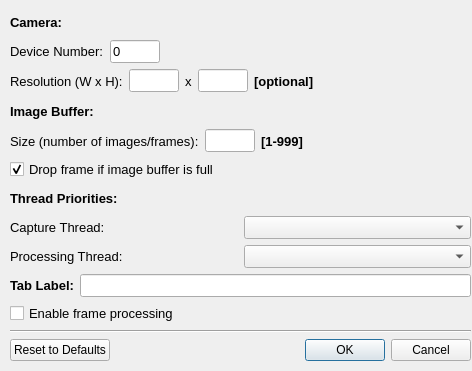
<?xml version="1.0" encoding="UTF-8"?>
<ui version="4.0">
 <class>CameraConnectDialog</class>
 <widget class="QDialog" name="CameraConnectDialog">
  <property name="geometry">
   <rect>
    <x>0</x>
    <y>0</y>
    <width>472</width>
    <height>371</height>
   </rect>
  </property>
  <property name="windowTitle">
   <string>Connect to Camera</string>
  </property>
  <widget class="QWidget" name="layoutWidget">
   <property name="geometry">
    <rect>
     <x>10</x>
     <y>10</y>
     <width>461</width>
     <height>351</height>
    </rect>
   </property>
   <layout class="QVBoxLayout" name="verticalLayout_4">
    <item>
     <layout class="QVBoxLayout" name="verticalLayout_3">
      <item>
       <widget class="QLabel" name="label_1">
        <property name="font">
         <font>
          <pointsize>10</pointsize>
          <weight>75</weight>
          <bold>true</bold>
         </font>
        </property>
        <property name="text">
         <string>Camera:</string>
        </property>
       </widget>
      </item>
      <item>
       <layout class="QHBoxLayout" name="horizontalLayout_2">
        <item>
         <widget class="QLabel" name="label_9">
          <property name="font">
           <font>
            <pointsize>10</pointsize>
            <weight>50</weight>
            <bold>false</bold>
           </font>
          </property>
          <property name="text">
           <string>Device Number:</string>
          </property>
         </widget>
        </item>
        <item>
         <widget class="QLineEdit" name="deviceNumberEdit">
          <property name="enabled">
           <bool>true</bool>
          </property>
          <property name="sizePolicy">
           <sizepolicy hsizetype="Fixed" vsizetype="Fixed">
            <horstretch>0</horstretch>
            <verstretch>0</verstretch>
           </sizepolicy>
          </property>
          <property name="minimumSize">
           <size>
            <width>50</width>
            <height>0</height>
           </size>
          </property>
          <property name="maximumSize">
           <size>
            <width>50</width>
            <height>16777215</height>
           </size>
          </property>
          <property name="font">
           <font>
            <pointsize>10</pointsize>
            <weight>50</weight>
            <italic>false</italic>
            <bold>false</bold>
           </font>
          </property>
          <property name="toolTip">
           <string extracomment="Camera number, string from 0."/>
          </property>
          <property name="text">
           <string>0</string>
          </property>
         </widget>
        </item>
        <item>
         <spacer name="horizontalSpacer_1">
          <property name="orientation">
           <enum>Qt::Horizontal</enum>
          </property>
          <property name="sizeHint" stdset="0">
           <size>
            <width>40</width>
            <height>20</height>
           </size>
          </property>
         </spacer>
        </item>
       </layout>
      </item>
      <item>
       <layout class="QHBoxLayout" name="horizontalLayout_8">
        <item>
         <widget class="QLabel" name="label_11">
          <property name="font">
           <font>
            <pointsize>10</pointsize>
            <weight>50</weight>
            <bold>false</bold>
           </font>
          </property>
          <property name="text">
           <string>Resolution (W x H):</string>
          </property>
         </widget>
        </item>
        <item>
         <widget class="QLineEdit" name="resWEdit">
          <property name="enabled">
           <bool>true</bool>
          </property>
          <property name="sizePolicy">
           <sizepolicy hsizetype="Fixed" vsizetype="Fixed">
            <horstretch>0</horstretch>
            <verstretch>0</verstretch>
           </sizepolicy>
          </property>
          <property name="minimumSize">
           <size>
            <width>50</width>
            <height>0</height>
           </size>
          </property>
          <property name="maximumSize">
           <size>
            <width>50</width>
            <height>16777215</height>
           </size>
          </property>
          <property name="font">
           <font>
            <pointsize>10</pointsize>
            <weight>50</weight>
            <italic>false</italic>
            <bold>false</bold>
           </font>
          </property>
         </widget>
        </item>
        <item>
         <widget class="QLabel" name="label_13">
          <property name="font">
           <font>
            <pointsize>10</pointsize>
            <weight>50</weight>
            <bold>false</bold>
           </font>
          </property>
          <property name="text">
           <string>x</string>
          </property>
         </widget>
        </item>
        <item>
         <widget class="QLineEdit" name="resHEdit">
          <property name="enabled">
           <bool>true</bool>
          </property>
          <property name="sizePolicy">
           <sizepolicy hsizetype="Fixed" vsizetype="Fixed">
            <horstretch>0</horstretch>
            <verstretch>0</verstretch>
           </sizepolicy>
          </property>
          <property name="minimumSize">
           <size>
            <width>50</width>
            <height>0</height>
           </size>
          </property>
          <property name="maximumSize">
           <size>
            <width>50</width>
            <height>16777215</height>
           </size>
          </property>
          <property name="font">
           <font>
            <pointsize>10</pointsize>
            <weight>50</weight>
            <italic>false</italic>
            <bold>false</bold>
           </font>
          </property>
         </widget>
        </item>
        <item>
         <widget class="QLabel" name="label_12">
          <property name="font">
           <font>
            <pointsize>10</pointsize>
            <weight>75</weight>
            <bold>true</bold>
           </font>
          </property>
          <property name="text">
           <string>[optional]</string>
          </property>
         </widget>
        </item>
        <item>
         <spacer name="horizontalSpacer_4">
          <property name="orientation">
           <enum>Qt::Horizontal</enum>
          </property>
          <property name="sizeHint" stdset="0">
           <size>
            <width>40</width>
            <height>20</height>
           </size>
          </property>
         </spacer>
        </item>
       </layout>
      </item>
      <item>
       <widget class="QLabel" name="label_3">
        <property name="font">
         <font>
          <pointsize>10</pointsize>
          <weight>75</weight>
          <bold>true</bold>
         </font>
        </property>
        <property name="text">
         <string>Image Buffer:</string>
        </property>
       </widget>
      </item>
      <item>
       <layout class="QHBoxLayout" name="horizontalLayout">
        <item>
         <widget class="QLabel" name="label_2">
          <property name="font">
           <font>
            <pointsize>10</pointsize>
            <weight>50</weight>
            <bold>false</bold>
           </font>
          </property>
          <property name="text">
           <string>Size (number of images/frames):</string>
          </property>
         </widget>
        </item>
        <item>
         <widget class="QLineEdit" name="imageBufferSizeEdit">
          <property name="sizePolicy">
           <sizepolicy hsizetype="Minimum" vsizetype="Fixed">
            <horstretch>0</horstretch>
            <verstretch>0</verstretch>
           </sizepolicy>
          </property>
          <property name="minimumSize">
           <size>
            <width>50</width>
            <height>0</height>
           </size>
          </property>
          <property name="maximumSize">
           <size>
            <width>50</width>
            <height>16777215</height>
           </size>
          </property>
          <property name="font">
           <font>
            <pointsize>10</pointsize>
           </font>
          </property>
         </widget>
        </item>
        <item>
         <widget class="QLabel" name="label_4">
          <property name="font">
           <font>
            <pointsize>10</pointsize>
            <weight>75</weight>
            <bold>true</bold>
           </font>
          </property>
          <property name="text">
           <string>[1-999]</string>
          </property>
         </widget>
        </item>
        <item>
         <spacer name="horizontalSpacer_2">
          <property name="orientation">
           <enum>Qt::Horizontal</enum>
          </property>
          <property name="sizeHint" stdset="0">
           <size>
            <width>40</width>
            <height>20</height>
           </size>
          </property>
         </spacer>
        </item>
       </layout>
      </item>
      <item>
       <widget class="QCheckBox" name="dropFrameCheckBox">
        <property name="font">
         <font>
          <pointsize>10</pointsize>
         </font>
        </property>
        <property name="text">
         <string>Drop frame if image buffer is full</string>
        </property>
        <property name="checked">
         <bool>true</bool>
        </property>
       </widget>
      </item>
      <item>
       <widget class="QLabel" name="label_5">
        <property name="font">
         <font>
          <pointsize>10</pointsize>
          <weight>75</weight>
          <bold>true</bold>
         </font>
        </property>
        <property name="text">
         <string>Thread Priorities:</string>
        </property>
       </widget>
      </item>
      <item>
       <layout class="QHBoxLayout" name="horizontalLayout_3">
        <item>
         <layout class="QVBoxLayout" name="verticalLayout">
          <item>
           <widget class="QLabel" name="label_6">
            <property name="font">
             <font>
              <pointsize>10</pointsize>
              <weight>50</weight>
              <bold>false</bold>
             </font>
            </property>
            <property name="text">
             <string>Capture Thread:</string>
            </property>
           </widget>
          </item>
          <item>
           <widget class="QLabel" name="label_7">
            <property name="font">
             <font>
              <pointsize>10</pointsize>
              <weight>50</weight>
              <bold>false</bold>
             </font>
            </property>
            <property name="text">
             <string>Processing Thread:</string>
            </property>
           </widget>
          </item>
         </layout>
        </item>
        <item>
         <layout class="QVBoxLayout" name="verticalLayout_2">
          <item>
           <widget class="QComboBox" name="capturePrioComboBox">
            <property name="font">
             <font>
              <pointsize>10</pointsize>
             </font>
            </property>
           </widget>
          </item>
          <item>
           <widget class="QComboBox" name="processingPrioComboBox">
            <property name="font">
             <font>
              <pointsize>10</pointsize>
             </font>
            </property>
           </widget>
          </item>
         </layout>
        </item>
       </layout>
      </item>
      <item>
       <layout class="QHBoxLayout" name="horizontalLayout_5">
        <item>
         <widget class="QLabel" name="label_8">
          <property name="font">
           <font>
            <pointsize>10</pointsize>
            <weight>75</weight>
            <bold>true</bold>
           </font>
          </property>
          <property name="text">
           <string>Tab Label:</string>
          </property>
         </widget>
        </item>
        <item>
         <widget class="QLineEdit" name="tabLabelEdit">
          <property name="font">
           <font>
            <pointsize>10</pointsize>
           </font>
          </property>
         </widget>
        </item>
       </layout>
      </item>
      <item>
       <layout class="QHBoxLayout" name="horizontalLayout_7">
        <item>
         <widget class="QCheckBox" name="enableFrameProcessingCheckBox">
          <property name="font">
           <font>
            <pointsize>10</pointsize>
           </font>
          </property>
          <property name="text">
           <string>Enable frame processing</string>
          </property>
         </widget>
        </item>
       </layout>
      </item>
     </layout>
    </item>
    <item>
     <widget class="Line" name="line">
      <property name="orientation">
       <enum>Qt::Horizontal</enum>
      </property>
     </widget>
    </item>
    <item>
     <layout class="QHBoxLayout" name="horizontalLayout_4">
      <item>
       <widget class="QPushButton" name="resetToDefaultsPushButton">
        <property name="text">
         <string>Reset to Defaults</string>
        </property>
       </widget>
      </item>
      <item>
       <widget class="QDialogButtonBox" name="okCancelBox">
        <property name="orientation">
         <enum>Qt::Horizontal</enum>
        </property>
        <property name="standardButtons">
         <set>QDialogButtonBox::Cancel|QDialogButtonBox::Ok</set>
        </property>
       </widget>
      </item>
     </layout>
    </item>
   </layout>
  </widget>
 </widget>
 <resources/>
 <connections>
  <connection>
   <sender>okCancelBox</sender>
   <signal>accepted()</signal>
   <receiver>CameraConnectDialog</receiver>
   <slot>accept()</slot>
   <hints>
    <hint type="sourcelabel">
     <x>276</x>
     <y>293</y>
    </hint>
    <hint type="destinationlabel">
     <x>204</x>
     <y>159</y>
    </hint>
   </hints>
  </connection>
  <connection>
   <sender>okCancelBox</sender>
   <signal>rejected()</signal>
   <receiver>CameraConnectDialog</receiver>
   <slot>reject()</slot>
   <hints>
    <hint type="sourcelabel">
     <x>276</x>
     <y>293</y>
    </hint>
    <hint type="destinationlabel">
     <x>204</x>
     <y>159</y>
    </hint>
   </hints>
  </connection>
 </connections>
</ui>
